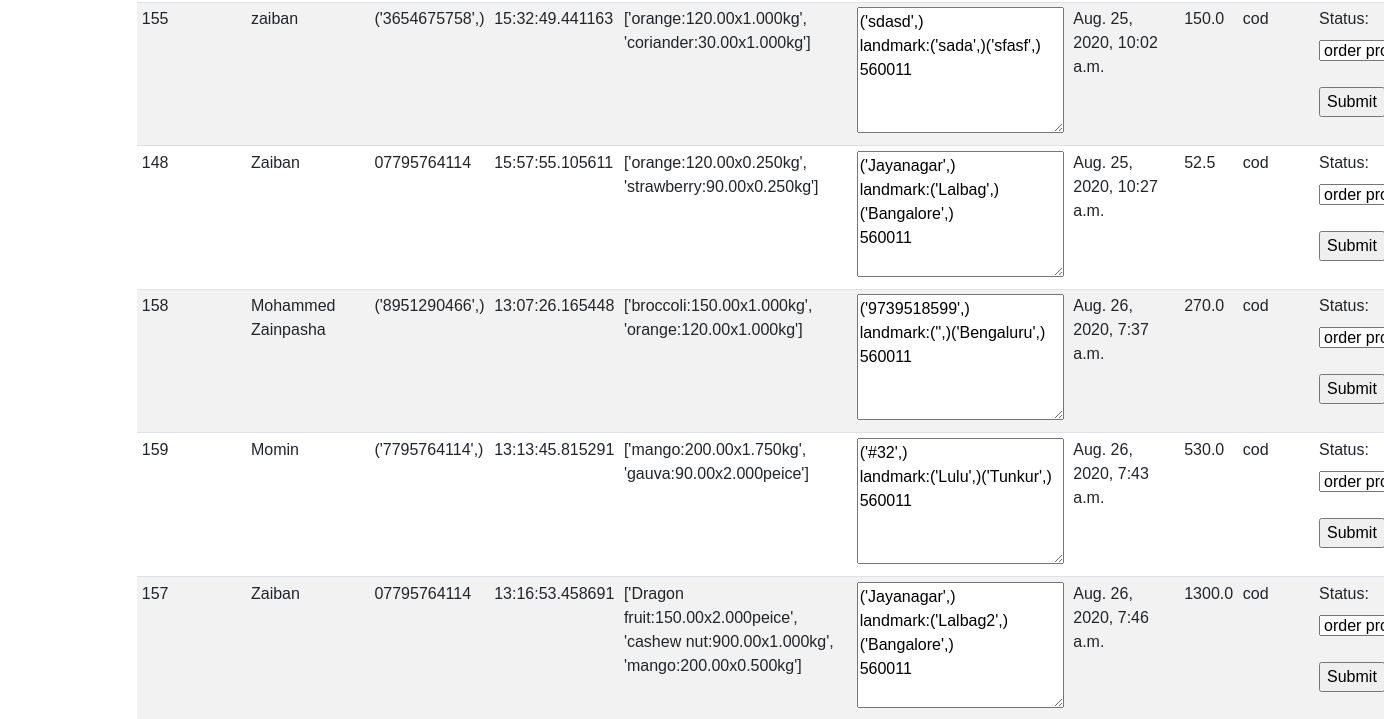
Page /managerdash (signed in, lower part) on the earlier database version.
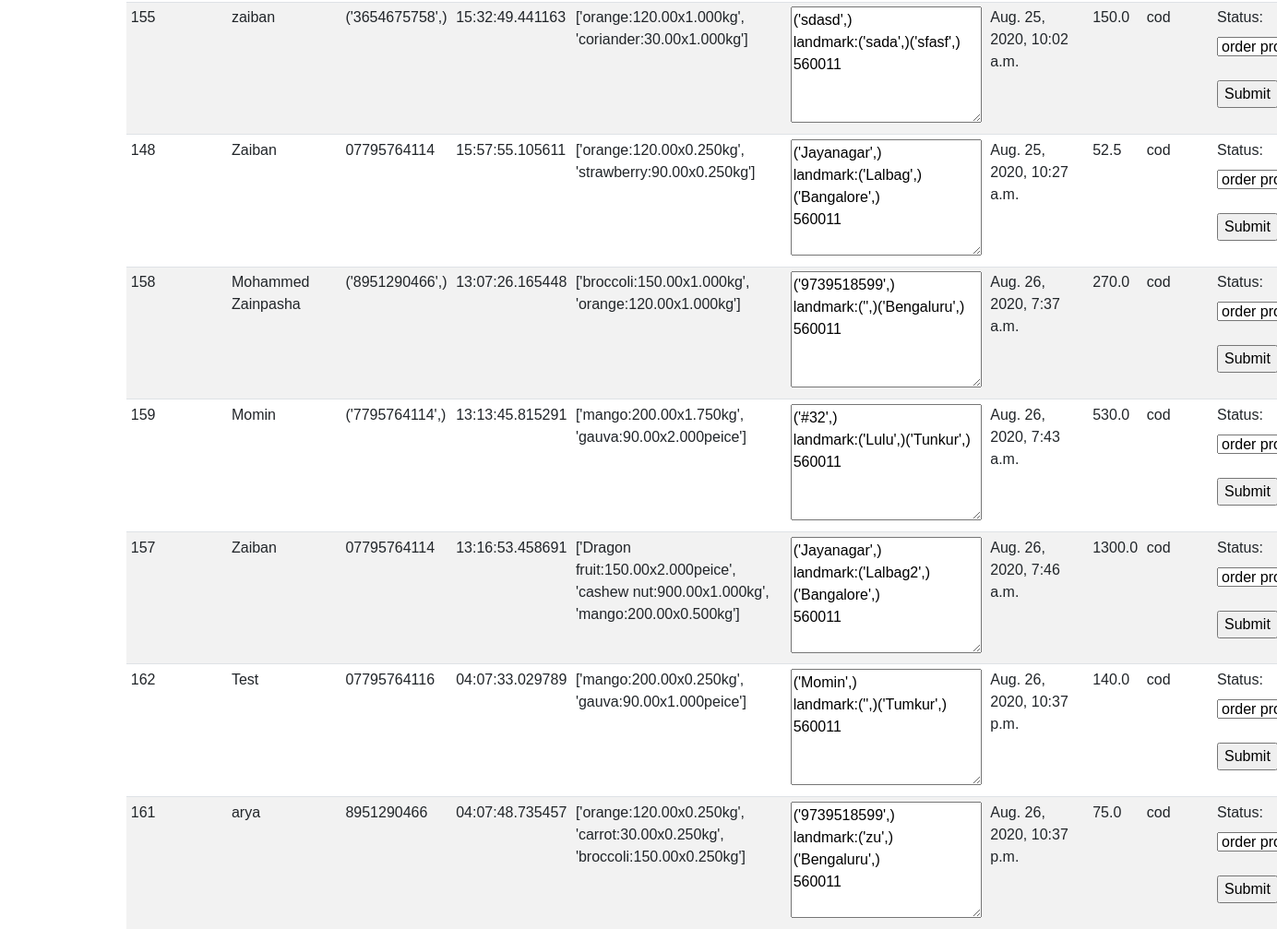
Same page on the later database version.
### atoz_store/models.py (models this page shows, shortened)
class manager(models.Model):
    Orderm=models.ForeignKey(Order,on_delete=models.SET_NULL,blank=True,null=True)
    namem=models.CharField(max_length=400,null=True)
    phonem=models.CharField(max_length=400,null=True)
    trans_id = models.CharField(max_length=400,null=True)
    productm = models.CharField(max_length=400,null=True)
    quantitym=models.CharField(max_length=400,null=True)
    adressm=models.CharField(max_length=400,null=True)
    date = models.DateTimeField(auto_now_add=True)
    totalm = models.CharField(max_length=400,null=True)
    payment = models.CharField(max_length=10,null=True)

class Order(models.Model):
    status = (
        ("op","order processing"),
        ("od","out for delivery"),
        ("d","delivered"),
         )
    customer = models.ForeignKey(Customer,on_delete=models.SET_NULL,blank=True,null=True)
    status = models.CharField(max_length=40,choices=status,null=True,default="null")
    date_ordered = models.DateTimeField(auto_now_add=True,null=True)
    mark = models.IntegerField(default=1)
    complete = models.BooleanField(default=True,null=True,blank=False)
    transaction_id = models.CharField(max_length=128,null=True)
    def __str__(self):
        return str(self.id)

### manager/views.py (the view, shortened to what this page needs)
# urls.py: path("managerdash",views.managerdash,name="managerdash"),
def managerdash(request):
    user = request.user
    if user is not None and user.is_superuser:
        managerda = list(manager.objects.all())
        orderss= Order.objects.all()
        orders = list(Order.objects.all())
        customers = list(Customer.objects.all())
        context = {'customers':customers,'orders':orders,'managerda':managerda}
        return render(request,'atoz_store/manager.html',context)
    else:
        return render(request,'atoz_store/managelogin.html')

### atoz_store/Templates/atoz_store/manager.html (shortened to what this page needs)
{% extends 'atoz_store/main.html' %}
{% load static %}
{% block content %}
<br>
<br>
<table  class="table table-striped table-sm">
    <tbody>
      {% for mdr in managerda %}
      <tr>
        <td>{{mdr.Orderm.id}}</td>
        <td>{{mdr.namem}}</td>
        <td>{{mdr.phonem}}</td>
        <td>{{mdr.trans_id}}</td>
        <td>{{mdr.productm}}</td>
        <td><textarea name="" id="" cols="20" rows="5">{{mdr.adressm}}</textarea></td>
        <td>{{mdr.date}}</td>
        <td>{{mdr.totalm}}</td>
        <td>{{mdr.payment}}</td>
        <td><form  id={{mdr.Orderm}} method="POST" action="managerdash">
          <label  for="status">Status:</label>
          <select  name="status" id="status">
            <option  value={"ordno":"{{mdr.Orderm}}","status":"op"}>order processing</option>
          </select>
          <br><br>
          <input data-ord={{mdr.Orderm}}  class="setstatus" type="submit" value="Submit">
        </form></td>
      </tr>
      {% endfor %}
    </tbody>
  </table>
{% endblock content%}

Differences in the rows shown:
added manager: Orderm.id "162", namem "Test", phonem "07795764116", trans_id "04:07:33.029789", productm "['mango:200.00x0.250kg', 'gauva:90.00x1.000peice']", adressm "('Momin',) landmark:('',)('Tumkur',) 560011", date "Aug. 26, 2020, 10:37 p.m.", totalm "140.0", payment "cod"
added manager: Orderm.id "161", namem "arya", phonem "8951290466", trans_id "04:07:48.735457", productm "['orange:120.00x0.250kg', 'carrot:30.00x0.250kg', 'broccoli:150.00x0.250kg']", adressm "('9739518599',) landmark:('zu',)('Bengaluru',) 560011", date "Aug. 26, 2020, 10:37 p.m.", totalm "75.0", payment "cod"
